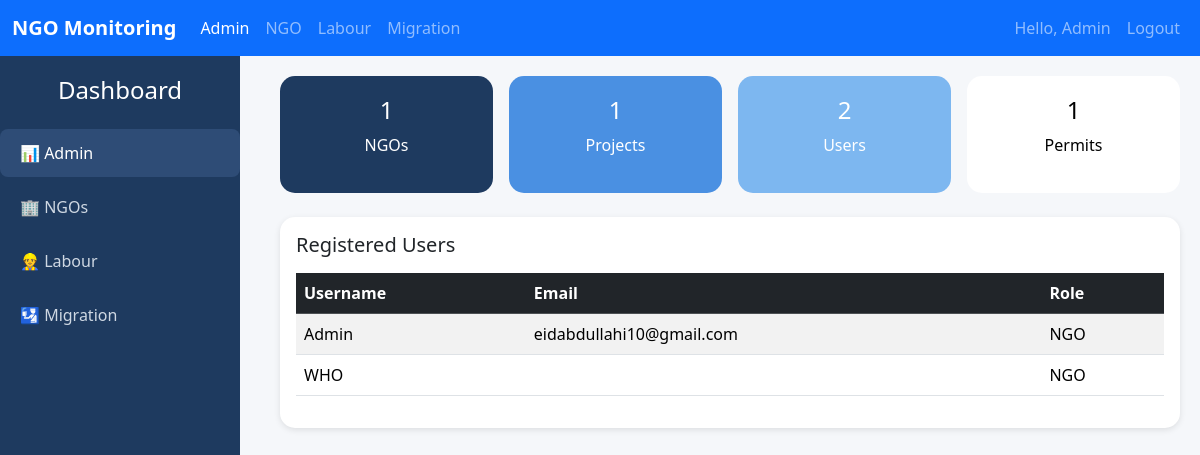
Before: /dashboard/admin/ (signed in) with the older database file.
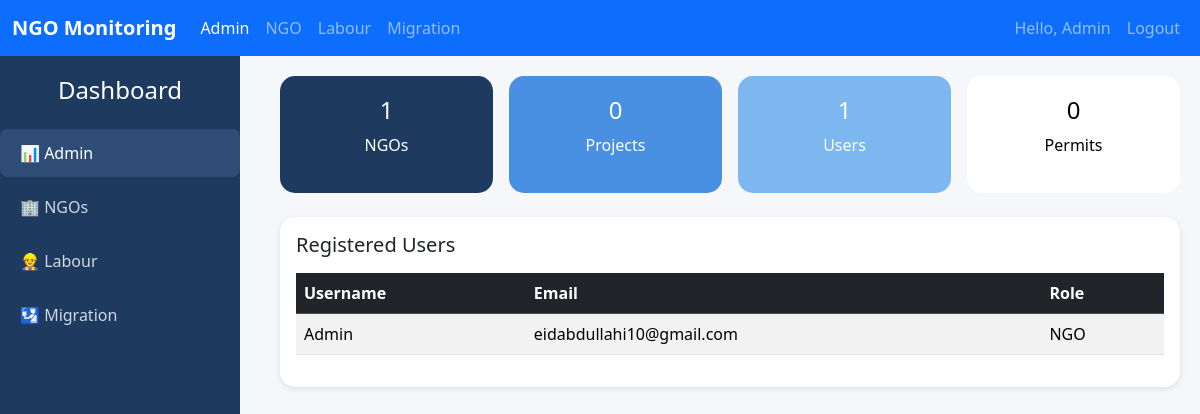
After: the same page with the newer database file.
### core/models.py (models this page shows, shortened)
class User(AbstractUser):
    NGO = "NGO"
    LABOUR = "LABOUR"
    MIGRATION = "MIGRATION"
    ADMIN = "ADMIN"
    ROLE_CHOICES = [
        (NGO, "NGO"),
        (LABOUR, "Labour"),
        (MIGRATION, "Migration"),
        (ADMIN, "Admin"),
    ]
    role = models.CharField(max_length=20, choices=ROLE_CHOICES, default=NGO)

### core/views.py (the view)
# urls.py: path("dashboard/admin/", views.admin_dashboard, name="admin_dashboard"),
@login_required
def admin_dashboard(request):
    require_role(request.user, User.ADMIN)
    stats = {
        "ngos": NGO.objects.count(),
        "projects": Project.objects.count(),
        "users": User.objects.count(),
        "permits": Permit.objects.count(),
    }
    users = User.objects.all().order_by("username")
    return render(request, "core/admin_dashboard.html", {"stats": stats, "users": users})

### core/utils.py (called while the page is built)
def require_role(user, *roles):
    if user.is_superuser:
        return
    if user.role not in roles:
        raise PermissionDenied("You do not have permission for this action.")

### core/templates/core/admin_dashboard.html (shortened to what this page needs)
{% extends "core/base_dashboard.html" %}
{% block content %}
<div class="row g-3 mb-4">
    <div class="col-md-3">
        <div class="stats-card bg-dark-blue">
            <h4>{{ stats.ngos }}</h4>
            <p>NGOs</p>
        </div>
    </div>
    <div class="col-md-3">
        <div class="stats-card bg-blue">
            <h4>{{ stats.projects }}</h4>
            <p>Projects</p>
        </div>
    </div>
    <div class="col-md-3">
        <div class="stats-card bg-light-blue">
            <h4>{{ stats.users }}</h4>
            <p>Users</p>
        </div>
    </div>
    <div class="col-md-3">
        <div class="stats-card bg-white">
            <h4>{{ stats.permits }}</h4>
            <p>Permits</p>
        </div>
    </div>
</div>
<div class="card p-3">
    <h5 class="mb-3">Registered Users</h5>
    <div class="table-responsive">
        <table class="table table-striped table-hover">
            <thead class="table-dark">
                <tr>
                    <th>Username</th>
                    <th>Email</th>
                    <th>Role</th>
                </tr>
            </thead>
            <tbody>
                {% for u in users %}
                <tr>
                    <td>{{ u.username }}</td>
                    <td>{{ u.email }}</td>
                    <td>{{ u.get_role_display }}</td>
                </tr>
                {% empty %}
                <tr>
                    <td colspan="3" class="text-center">No users found.</td>
                </tr>
                {% endfor %}
            </tbody>
        </table>
    </div>
</div>
{% endblock %}

### core/templates/core/base_dashboard.html (shortened to what this page needs)
{% load static %}
<!DOCTYPE html>
<html lang="en">
<head>
<link href="https://cdn.jsdelivr.net/npm/bootstrap@5.3.3/dist/css/bootstrap.min.css" rel="stylesheet">
</head>
<body>
<nav class="navbar navbar-expand-lg navbar-dark bg-primary">
  <div class="container-fluid">
    <a class="navbar-brand" href="#">NGO Monitoring</a>
    <div class="collapse navbar-collapse">
      <ul class="navbar-nav me-auto">
        <li class="nav-item"><a class="nav-link {% if request.path == '/dashboard/admin/' %}active{% endif %}" href="{% url 'admin_dashboard' %}">Admin</a></li>
        <li class="nav-item"><a class="nav-link {% if request.path == '/dashboard/ngo/' %}active{% endif %}" href="{% url 'ngo_dashboard' %}">NGO</a></li>
        <li class="nav-item"><a class="nav-link {% if request.path == '/dashboard/labour/' %}active{% endif %}" href="{% url 'labour_dashboard' %}">Labour</a></li>
        <li class="nav-item"><a class="nav-link {% if request.path == '/dashboard/migration/' %}active{% endif %}" href="{% url 'migration_dashboard' %}">Migration</a></li>
      </ul>
      <ul class="navbar-nav">
        {% if user.is_authenticated %}
        <li class="nav-item"><span class="nav-link">Hello, {{ user.username }}</span></li>
        <li class="nav-item"><a class="nav-link" href="{% url 'logout' %}">Logout</a></li>
        {% else %}
        <li class="nav-item"><a class="nav-link" href="{% url 'login' %}">Login</a></li>
        {% endif %}
      </ul>
    </div>
  </div>
</nav>
<div class="sidebar">
  <h4 class="text-center mb-4">Dashboard</h4>
  <a href="{% url 'admin_dashboard' %}" class="{% if request.path == '/dashboard/admin/' %}active{% endif %}">📊 Admin</a>
  <a href="{% url 'ngo_dashboard' %}" class="{% if request.path == '/dashboard/ngo/' %}active{% endif %}">🏢 NGOs</a>
  <a href="{% url 'labour_dashboard' %}" class="{% if request.path == '/dashboard/labour/' %}active{% endif %}">👷 Labour</a>
  <a href="{% url 'migration_dashboard' %}" class="{% if request.path == '/dashboard/migration/' %}active{% endif %}">🛂 Migration</a>
</div>
<div class="main-content">
  {% block content %}{% endblock %}
</div>
</body>
</html>

Changed rows visible on the page:
removed User: username "WHO", role "NGO"
Other visible differences:
{{ stats.projects }}: "1" → "0"
{{ stats.users }}: "2" → "1"
{{ stats.permits }}: "1" → "0"
